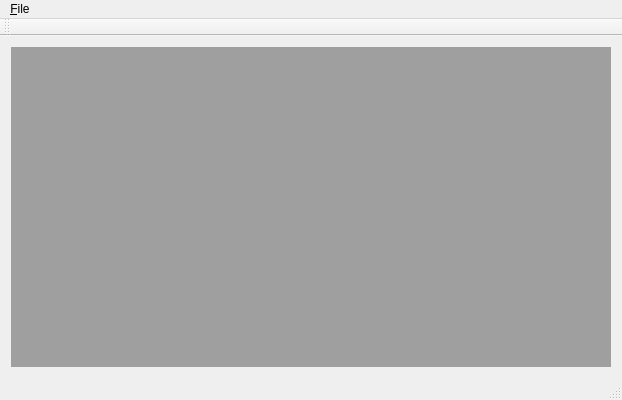
<?xml version="1.0" encoding="UTF-8"?>
<ui version="4.0">
 <class>MTGUIWindowClass</class>
 <widget class="QMainWindow" name="MTGUIWindowClass">
  <property name="geometry">
   <rect>
    <x>0</x>
    <y>0</y>
    <width>622</width>
    <height>400</height>
   </rect>
  </property>
  <property name="windowTitle">
   <string>MathText</string>
  </property>
  <property name="toolButtonStyle">
   <enum>Qt::ToolButtonTextUnderIcon</enum>
  </property>
  <widget class="QWidget" name="centralWidget">
   <layout class="QVBoxLayout" name="verticalLayout">
    <item>
     <widget class="QMdiArea" name="mdiArea">
      <property name="viewMode">
       <enum>QMdiArea::SubWindowView</enum>
      </property>
     </widget>
    </item>
   </layout>
  </widget>
  <widget class="QMenuBar" name="menuBar">
   <property name="geometry">
    <rect>
     <x>0</x>
     <y>0</y>
     <width>622</width>
     <height>21</height>
    </rect>
   </property>
   <widget class="QMenu" name="menu_File">
    <property name="title">
     <string>&amp;File</string>
    </property>
    <addaction name="action_File_New"/>
    <addaction name="separator"/>
    <addaction name="action_Exit"/>
   </widget>
   <addaction name="menu_File"/>
  </widget>
  <widget class="QToolBar" name="mainToolBar">
   <attribute name="toolBarArea">
    <enum>TopToolBarArea</enum>
   </attribute>
   <attribute name="toolBarBreak">
    <bool>false</bool>
   </attribute>
  </widget>
  <widget class="QStatusBar" name="statusBar"/>
  <action name="action_Exit">
   <property name="text">
    <string>E&amp;xit</string>
   </property>
   <property name="toolTip">
    <string>Exit the MathText program altogether.</string>
   </property>
  </action>
  <action name="action_File_New">
   <property name="text">
    <string>&amp;New</string>
   </property>
   <property name="toolTip">
    <string>Creates a new, blank math document file.</string>
   </property>
   <property name="shortcut">
    <string>Ctrl+N</string>
   </property>
  </action>
 </widget>
 <layoutdefault spacing="6" margin="11"/>
 <resources>
  <include location="MTGuiWindow.qrc"/>
 </resources>
 <connections>
  <connection>
   <sender>action_Exit</sender>
   <signal>triggered()</signal>
   <receiver>MTGUIWindowClass</receiver>
   <slot>on_exit()</slot>
   <hints>
    <hint type="sourcelabel">
     <x>-1</x>
     <y>-1</y>
    </hint>
    <hint type="destinationlabel">
     <x>299</x>
     <y>199</y>
    </hint>
   </hints>
  </connection>
  <connection>
   <sender>action_File_New</sender>
   <signal>triggered()</signal>
   <receiver>MTGUIWindowClass</receiver>
   <slot>on_file_new()</slot>
   <hints>
    <hint type="sourcelabel">
     <x>-1</x>
     <y>-1</y>
    </hint>
    <hint type="destinationlabel">
     <x>310</x>
     <y>199</y>
    </hint>
   </hints>
  </connection>
 </connections>
 <slots>
  <slot>on_exit()</slot>
  <slot>on_file_new()</slot>
 </slots>
</ui>
